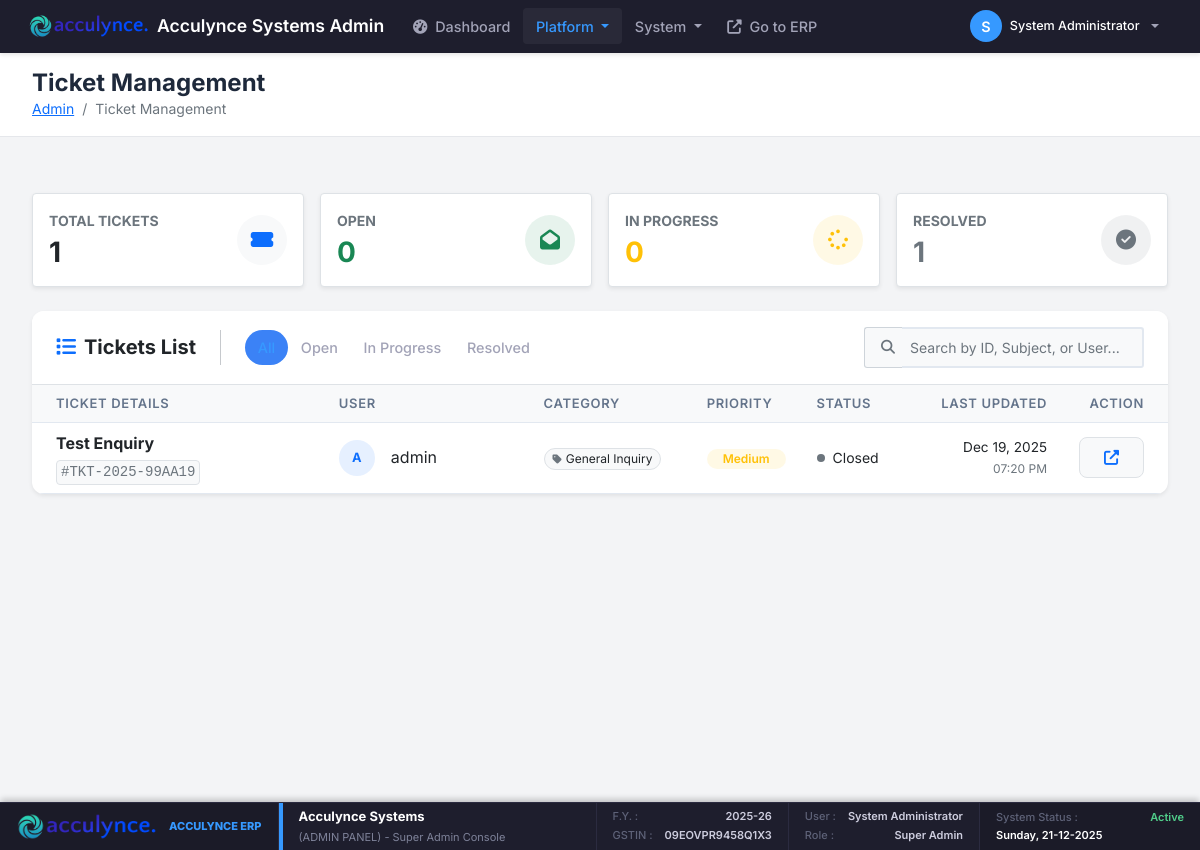
Screenshot of /modules/admin/tickets.php (signed in) with the database file from the repository.
### tables this page shows
CREATE TABLE `company_settings` (
  `id` int(11) NOT NULL,
  `company_name` varchar(200) NOT NULL,
  `industry_type` varchar(100) DEFAULT NULL,
  `business_type` varchar(100) DEFAULT NULL,
  `app_name` varchar(100) DEFAULT NULL,
  `theme_color` varchar(20) DEFAULT '#3b82f6',
  `address_line1` varchar(200) DEFAULT NULL,
  `address_line2` varchar(200) DEFAULT NULL,
  `city` varchar(100) DEFAULT NULL,
  `state` varchar(100) DEFAULT NULL,
  `country` varchar(100) DEFAULT 'India',
  `postal_code` varchar(20) DEFAULT NULL,
  `phone` varchar(20) DEFAULT NULL,
  `email` varchar(100) DEFAULT NULL,
  `website` varchar(100) DEFAULT NULL,
  `gstin` varchar(20) DEFAULT NULL,
  `pan` varchar(20) DEFAULT NULL,
  `bank_name` varchar(100) DEFAULT NULL,
  `bank_account_number` varchar(50) DEFAULT NULL,
  `bank_ifsc` varchar(20) DEFAULT NULL,
  `bank_branch` varchar(100) DEFAULT NULL,
  `bank_account_holder` varchar(200) DEFAULT NULL,
  `logo_path` varchar(255) DEFAULT NULL,
  `terms_conditions` text DEFAULT NULL,
  `created_at` timestamp NOT NULL DEFAULT current_timestamp(),
  `updated_at` timestamp NOT NULL DEFAULT current_timestamp() ON UPDATE current_timestamp(),
  `financial_year_start` int(11) DEFAULT 4 COMMENT 'Month number (1-12) when financial year starts',
  `currency_code` varchar(10) DEFAULT 'INR',
  `currency_symbol` varchar(10) DEFAULT '₹',
  `date_format` varchar(20) DEFAULT 'd-m-Y',
  `timezone` varchar(50) DEFAULT 'Asia/Kolkata',
  `invoice_prefix` varchar(20) DEFAULT 'INV',
  `quotation_prefix` varchar(20) DEFAULT 'QT',
  `invoice_footer` text DEFAULT NULL COMMENT 'Footer text for invoices',
  `company_registration_number` varchar(100) DEFAULT NULL,
  `tax_registration_date` date DEFAULT NULL,
  `linkedin_url` varchar(255) DEFAULT NULL,
  `facebook_url` varchar(255) DEFAULT NULL,
  `twitter_url` varchar(255) DEFAULT NULL,
  `instagram_url` varchar(255) DEFAULT NULL,
  `smtp_host` varchar(100) DEFAULT NULL,
  `smtp_port` int(11) DEFAULT 587,
  `smtp_username` varchar(100) DEFAULT NULL,
  `smtp_password` varchar(255) DEFAULT NULL,
  `smtp_encryption` varchar(10) DEFAULT 'tls',
  `email_from_name` varchar(100) DEFAULT NULL,
  `email_from_address` varchar(100) DEFAULT NULL,
  `enable_email_notifications` tinyint(1) DEFAULT 1,
  `invoice_due_days` int(11) DEFAULT 30 COMMENT 'Default payment terms in days',
  `low_stock_threshold` int(11) DEFAULT 10,
  `enable_multi_currency` tinyint(1) DEFAULT 0,
  `enable_barcode` tinyint(1) DEFAULT 1,
  `backup_frequency` varchar(20) DEFAULT 'daily',
  `last_backup_date` datetime DEFAULT NULL,
  `print_logo_on_invoice` tinyint(1) DEFAULT 1,
  `is_gst_registered` tinyint(1) DEFAULT 0,
  `enable_einvoicing` tinyint(1) DEFAULT 0
);

CREATE TABLE `support_tickets` (
  `id` int(11) NOT NULL,
  `ticket_number` varchar(50) NOT NULL,
  `user_id` int(11) NOT NULL,
  `category_id` int(11) NOT NULL,
  `subject` varchar(255) NOT NULL,
  `priority` enum('Low','Medium','High','Critical') DEFAULT 'Medium',
  `status` enum('Open','In Progress','Awaiting Reply','Resolved','Closed') DEFAULT 'Open',
  `assigned_to` int(11) DEFAULT NULL,
  `created_at` datetime DEFAULT current_timestamp(),
  `updated_at` datetime DEFAULT current_timestamp() ON UPDATE current_timestamp()
);

CREATE TABLE `users` (
  `id` int(11) NOT NULL,
  `company_id` int(11) DEFAULT NULL,
  `username` varchar(50) NOT NULL,
  `email` varchar(100) NOT NULL,
  `avatar_path` varchar(255) DEFAULT NULL,
  `company_name` varchar(255) NOT NULL,
  `password_hash` varchar(255) NOT NULL,
  `full_name` varchar(100) NOT NULL,
  `is_active` tinyint(1) DEFAULT 1,
  `email_verification_token` varchar(255) DEFAULT NULL,
  `password_reset_token` varchar(255) DEFAULT NULL,
  `password_reset_expires_at` datetime DEFAULT NULL,
  `email_verified` tinyint(1) DEFAULT 0,
  `last_login` timestamp NULL DEFAULT NULL,
  `created_at` timestamp NOT NULL DEFAULT current_timestamp(),
  `updated_at` timestamp NOT NULL DEFAULT current_timestamp() ON UPDATE current_timestamp(),
  `onboarding_completed` tinyint(1) DEFAULT 0
);

CREATE TABLE `support_categories` (
  `id` int(11) NOT NULL,
  `name` varchar(100) NOT NULL,
  `description` text DEFAULT NULL,
  `created_at` datetime DEFAULT current_timestamp()
);

### modules/admin/tickets.php (the view, shortened to what the rows shown need)
<?php
$pageTitle = 'Ticket Management';
require_once '../../includes/admin_layout.php';
require_once '../../classes/SupportManager.php';
$supportManager = new SupportManager();
$statusFilter = $_GET['status'] ?? null;
$tickets = $supportManager->getTickets(null, $statusFilter);
?>
<div class="container-fluid px-0">
    <div class="card border-0 shadow-sm">
        <div class="table-responsive">
            <table class="table table-hover align-middle mb-0" id="ticketsTable">
                <thead class="bg-light text-muted small text-uppercase">
                    <tr>
                        <th scope="col" class="ps-4" style="width: 30%;">Ticket Details</th>
                        <th scope="col" style="width: 20%;">User</th>
                        <th scope="col" style="width: 15%;">Category</th>
                        <th scope="col" style="width: 10%;">Priority</th>
                        <th scope="col" style="width: 10%;">Status</th>
                        <th scope="col" class="text-end pe-4" style="width: 15%;">Last Updated</th>
                        <th scope="col" class="text-end pe-4" style="width: 80px;">Action</th>
                    </tr>
                </thead>
                <tbody class="border-top-0">
                    <?php if (empty($tickets)): ?>
                        <tr>
                            <td colspan="7" class="text-center py-5">
                                <div class="text-muted mb-3"><i class="fas fa-inbox fa-3x opacity-25"></i></div>
                                <h6 class="fw-bold text-muted">No tickets found</h6>
                                <p class="text-muted small mb-0">Try adjusting your filters or search criteria.</p>
                            </td>
                        </tr>
                    <?php else: ?>
                        <?php foreach ($tickets as $ticket): ?>
                            <tr style="transition: all 0.2s;">
                                <td class="ps-4">
                                    <div class="d-flex flex-column">
                                        <a href="ticket_view.php?id=<?php echo $ticket['ticket_number']; ?>" class="fw-bold text-dark text-decoration-none hover-primary mb-1 text-truncate" style="max-width: 300px;">
                                            <?php echo htmlspecialchars($ticket['subject']); ?>
                                        </a>
                                        <span class="small text-muted font-monospace bg-light border rounded px-1 d-inline-block" style="width: fit-content;">
                                            #<?php echo htmlspecialchars($ticket['ticket_number']); ?>
                                        </span>
                                    </div>
                                </td>
                                <td>
                                    <div class="d-flex align-items-center">
                                        <?php
                                            $parts = explode(' ', $ticket['creator_name']);
                                            $initials = strtoupper(substr($parts[0], 0, 1));
                                        ?>
                                        <div class="avatar-circle flex-shrink-0 bg-primary bg-opacity-10 text-primary fw-bold rounded-circle d-flex align-items-center justify-content-center me-3" style="width: 36px; height: 36px; font-size: 0.8rem;">
                                            <?php echo $initials; ?>
                                        </div>
                                        <div class="d-flex flex-column">
                                            <span class="fw-medium text-dark text-truncate" style="max-width: 150px;"><?php echo htmlspecialchars($ticket['creator_name']); ?></span>
                                        </div>
                                    </div>
                                </td>
                                <td>
                                    <span class="badge bg-light text-dark border fw-normal px-2 py-1">
                                        <i class="fas fa-tag me-1 text-muted small"></i>
                                        <?php echo htmlspecialchars($ticket['category_name']); ?>
                                    </span>
                                </td>
                                <td>
                                    <?php
                                    $pClass = match($ticket['priority']) {
                                        'Low' => 'bg-info bg-opacity-10 text-info',
                                        'Medium' => 'bg-warning bg-opacity-10 text-warning',
                                        'High' => 'bg-danger bg-opacity-10 text-danger',
                                        'Critical' => 'bg-danger text-white',
                                        default => 'bg-secondary bg-opacity-10 text-secondary'
                                    };
                                    ?>
                                    <span class="badge <?php echo $pClass; ?> rounded-pill px-3 py-1 fw-medium" style="font-size: 0.75rem;">
                                        <?php echo htmlspecialchars($ticket['priority']); ?>
                                    </span>
                                </td>
                                <td>
                                    <?php
                                    $sClass = match($ticket['status']) {
                                        'Open' => 'success',
                                        'In Progress' => 'primary',
                                        'Awaiting Reply' => 'warning',
                                        'Resolved', 'Closed' => 'secondary',
                                        default => 'light'
                                    };
                                    ?>
                                    <div class="d-flex align-items-center">
                                        <span class="dot-indicator me-2 rounded-circle <?php echo 'bg-' . $sClass; ?>" style="width: 8px; height: 8px;"></span>
                                        <span class="small fw-medium text-dark"><?php echo htmlspecialchars($ticket['status']); ?></span>
                                    </div>
                                </td>
                                <td class="text-end pe-4">
                                    <span class="d-block text-dark fw-medium" style="font-size: 0.85rem;"><?php echo date('M d, Y', strtotime($ticket['updated_at'])); ?></span>
                                    <span class="d-block text-muted small" style="font-size: 0.75rem;"><?php echo date('h:i A', strtotime($ticket['updated_at'])); ?></span>
                                </td>
                                <td class="text-end pe-4">
                                    <a href="ticket_view.php?id=<?php echo $ticket['ticket_number']; ?>" class="btn btn-sm btn-light border text-primary hover-shadow" data-bs-toggle="tooltip" title="View Ticket">
                                        <i class="fas fa-external-link-alt"></i>
                                    </a>
                                </td>
                            </tr>
                        <?php endforeach; ?>
                    <?php endif; ?>
                </tbody>
            </table>
        </div>
    </div>
</div>
</div>
</main>
</div>
</body>
</html>

### includes/admin_layout.php (shortened to what the rows shown need)
<?php
require_once __DIR__ . '/../classes/Auth.php';
$auth = new Auth();
$auth->requireLogin();
$currentUser = $auth->getCurrentUser();
$pageTitle = isset($pageTitle) ? $pageTitle : 'Admin Panel';
$db = Database::getInstance();
$brandingSettings = $db->fetchOne("SELECT app_name, logo_path, theme_color, gstin, state FROM company_settings WHERE id = ? LIMIT 1", [$currentUser['company_id'] ?? 0]);
?>
<!DOCTYPE html>
<html lang="en">
<head>
    <link href="https://cdn.jsdelivr.net/npm/bootstrap@5.1.3/dist/css/bootstrap.min.css" rel="stylesheet">
    <link rel="stylesheet" href="<?php echo BASE_URL; ?>public/assets/css/style.css?v=<?php echo time(); ?>">
    <link rel="stylesheet" href="https://cdnjs.cloudflare.com/ajax/libs/font-awesome/6.4.0/css/all.min.css">
</head>
<body>
    <div class="dashboard-wrapper">
        <nav class="navbar navbar-expand-lg admin-navbar">
            <div class="container-fluid">
                <a class="navbar-brand" href="<?php echo MODULES_URL; ?>/admin/dashboard.php">
                    <?php if (!empty($brandingSettings['logo_path'])): ?>
                        <img src="<?php echo BASE_URL . $brandingSettings['logo_path']; ?>" alt="Logo">
                    <?php else: ?>
                        <i class="fas fa-shield-alt text-primary"></i>
                    <?php endif; ?>
                    <span>Acculynce Systems Admin</span>
                </a>
            </div>
        </nav>
        <main class="main-content">
            <div class="top-header-admin">
                <div class="header-left">
                    <h1 class="h4 mb-0"><?php echo $pageTitle; ?></h1>
                </div>
            </div>
            <div class="content-area">
    <?php
    $footerData = [];
    $curMonth = date('n');
    $curYear = date('Y');
    if ($curMonth >= 4) {
        if ($curYear + 1 == 2000) { $yPart = '00'; } else { $yPart = substr($curYear + 1, -2); }
        $footerData['fy'] = $curYear . '-' . $yPart;
    } else {
        $yPart = substr($curYear, -2);
        $footerData['fy'] = ($curYear - 1) . '-' . $yPart;
    }
    if (!empty($brandingSettings)) {
        $footerData['company_name'] = $brandingSettings['app_name'] ?? 'Acculynce Systems';
        $footerData['gst'] = $brandingSettings['gstin'] ?? 'Not Set';
        $footerData['state'] = $brandingSettings['state'] ?? 'Delhi';
    } else {
        $footerData['company_name'] = 'Acculynce Systems';
        $footerData['gst'] = 'N/A';
        $footerData['state'] = 'N/A';
    }
    $footerData['validity'] = 'Unlimited (Super Admin)';
    $footerData['company_id'] = 'ADMIN';
    ?>
    <div class="sticky-footer-admin">
        <div class="footer-box-admin brand-box-admin">
            <?php if (!empty($brandingSettings['logo_path'])): ?>
                <img src="<?php echo BASE_URL . $brandingSettings['logo_path']; ?>" alt="Logo" class="footer-logo-admin">
            <?php else: ?>
                <div class="footer-brand-text-admin">AC</div>
            <?php endif; ?>
            <div class="brand-details">
                <span style="font-weight: 800; font-size: 11px; color: #3699ff; text-transform: uppercase;">Acculynce ERP</span>
            </div>
        </div>
        <div class="footer-box-admin fy-box-admin">
            <div class="info-row">
                <span class="label">GSTIN :</span> <span class="value"><?php echo htmlspecialchars($footerData['gst']); ?></span>
            </div>
        </div>
    </div>

### rows the page displays
company_settings: logo_path (picture), gstin "09EOVPR9458Q1X3"
support_tickets: subject "Test Enquiry", ticket_number "TKT-2025-99AA19", user.username "A", user.username "admin", category.name "General Inquiry", priority "Medium", status "Closed", updated_at "Dec 19, 2025", updated_at "07:20 PM"

### other values shown
substr($currentUser['full_name'], 0, 1) "S"
$currentUser['full_name'] "System Administrator"
$pageTitle "Ticket Management"
$footerData['company_name'] "Acculynce Systems"
$footerData['fy'] "2025-26"
$stats['total'] "1"
$stats['open_count'] "0"
$stats['in_progress_count'] "0"
$stats['resolved_count'] "1"
